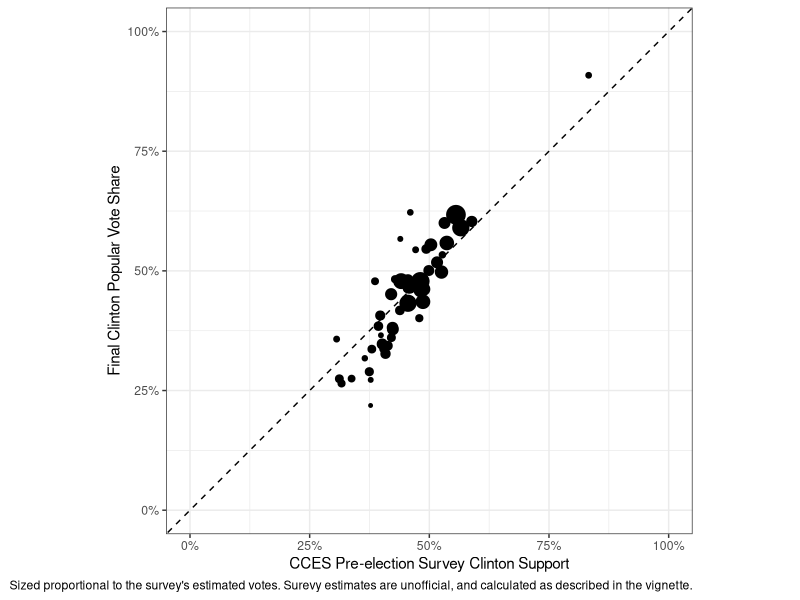
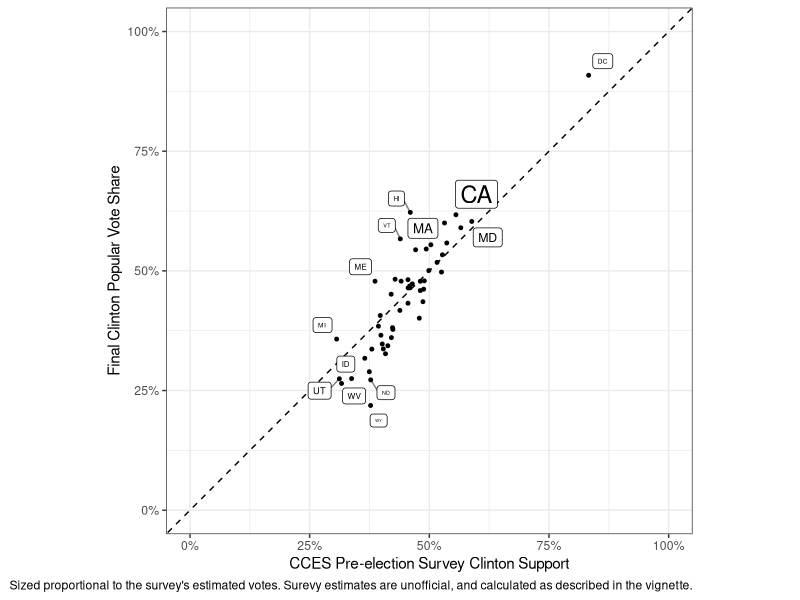
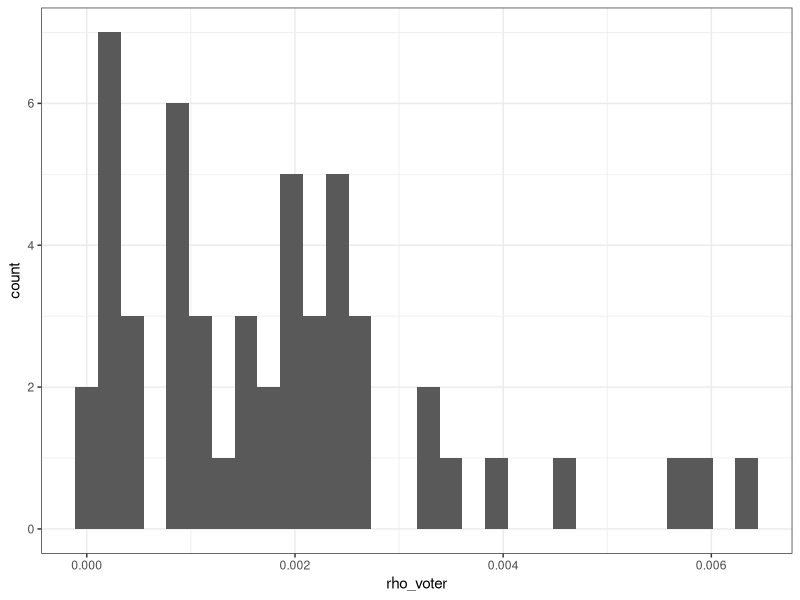
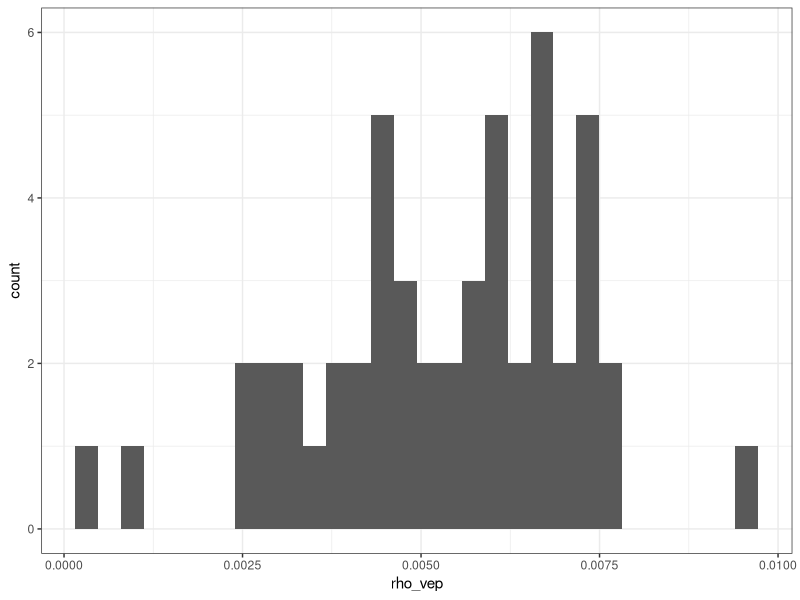
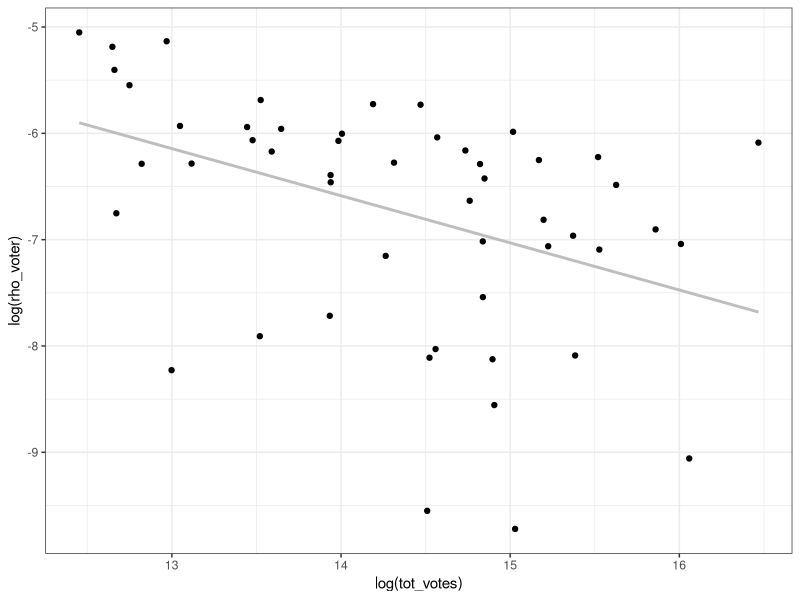
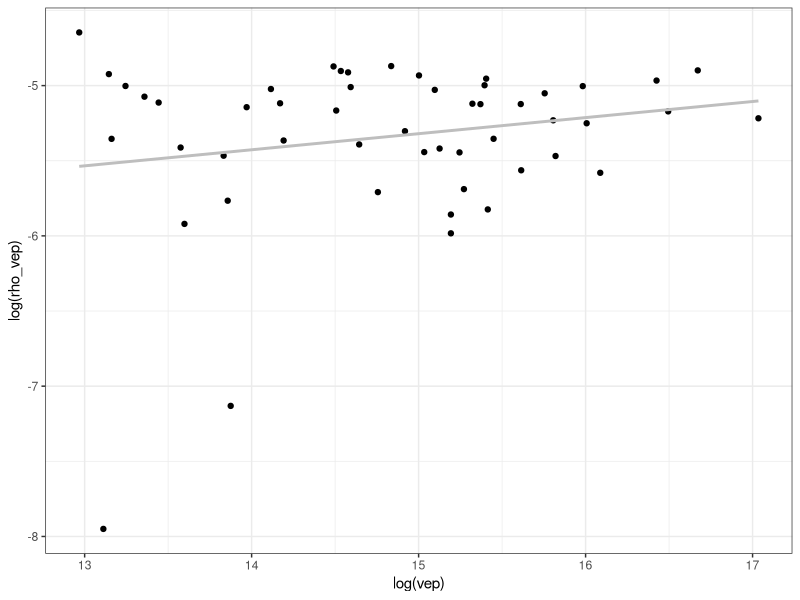

These charts were generated, in order, by the following R code:
## ---- chunk 1
knitr::opts_chunk$set(echo = TRUE)
library(readr)
## ---- chunk 2
read_csv("data/output/pres16_state.csv")
## ---- chunk 3
library(ggplot2)
library(ggrepel)
library(scales)
library(readr)

df <- read_csv("data/output/pres16_state.csv")

gg0 <- ggplot(df, aes(x = cces_pct_hrc_voters, y = pct_hrc_voters, size = cces_n_voters)) +
  geom_abline(slope = 1, intercept = 0, linetype = "dashed") +
  scale_x_continuous(limits = c(0, 1), label = percent) +
  scale_y_continuous(limits = c(0, 1), label = percent) +
  guides(size = FALSE) +
  coord_equal() +
  theme_bw() +
  labs(x = "CCES Pre-election Survey Clinton Support",
       y = "Final Clinton Popular Vote Share",
       caption = "Sized proportional to the survey's estimated votes. Surevy estimates are unofficial, and calculated as described in the vignette.")

## ---- chunk 4
gg0 + geom_point()
## ---- chunk 5
gg0 + geom_point(size = 1) +  geom_label_repel(aes(label = st), segment.alpha = 0.5)
## ---- chunk 6
ggplot(df, aes(x = rho_voter)) + geom_histogram() + theme_bw()
## ---- chunk 7
ggplot(df, aes(x = rho_vep)) + geom_histogram() + theme_bw()
## ---- chunk 8
gg_rho_voter <-  ggplot(df, aes(x = log(tot_votes), y = log(rho_voter))) +
  theme_bw() +
  geom_point() +
  geom_smooth(method = "lm", se = FALSE, color = "gray")
gg_rho_voter
## ---- chunk 9
summary(lm(log(rho_voter) ~ log(tot_votes), df))
## ---- chunk 10
gg_rho_voter + aes(x = log(vep), y = log(rho_vep))
## ---- chunk 11
summary(lm(log(rho_vep) ~ log(vep), df))
